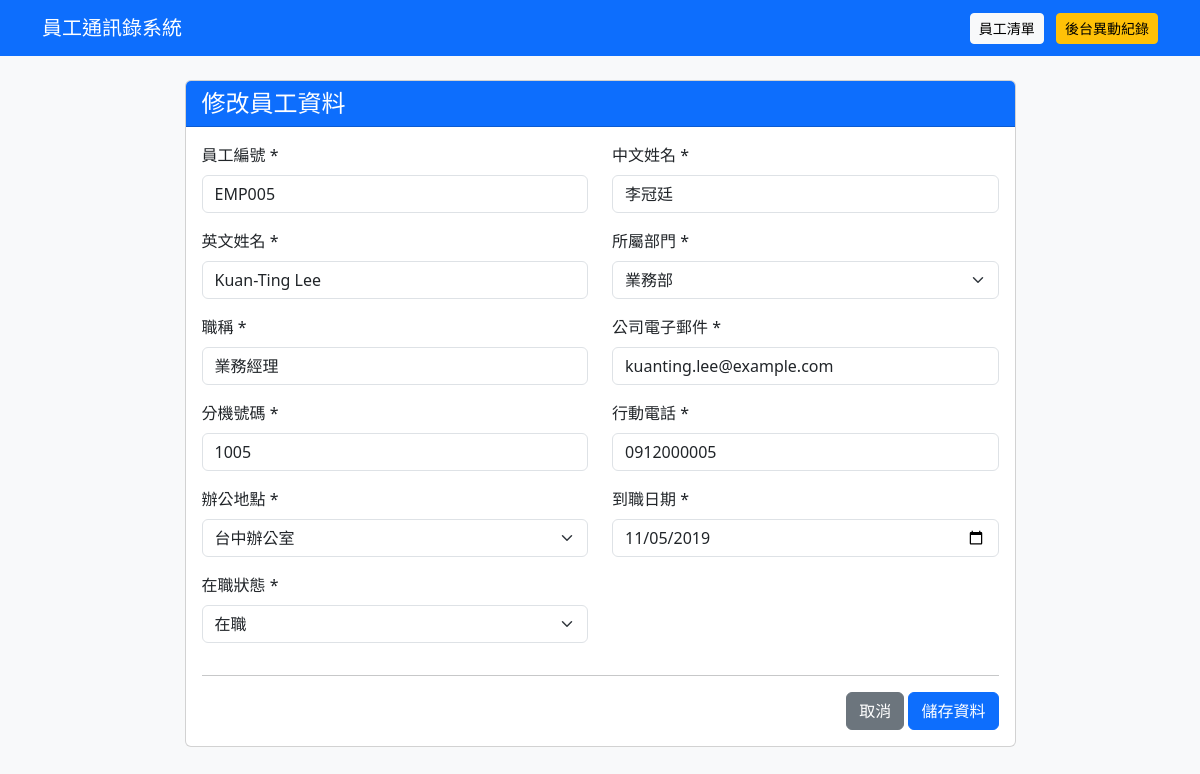
The page /employees/5/edit on the database its author committed.
### tables this page shows
CREATE TABLE employees (
            id INTEGER PRIMARY KEY AUTOINCREMENT,
            employee_no TEXT NOT NULL UNIQUE,
            chinese_name TEXT NOT NULL,
            english_name TEXT NOT NULL,
            department TEXT NOT NULL,
            position TEXT NOT NULL,
            email TEXT NOT NULL UNIQUE,
            extension TEXT NOT NULL,
            mobile TEXT NOT NULL,
            office_location TEXT NOT NULL,
            hire_date TEXT NOT NULL,
            status TEXT NOT NULL
        );

### app.py (the view, shortened to what this page needs)
@app.route("/employees/<int:employee_id>/edit", methods=["GET", "POST"])
def edit_employee(employee_id):
    conn = get_db()
    employee = conn.execute("""
        SELECT *
        FROM employees
        WHERE id = ?
    """, (employee_id,)).fetchone()
    conn.close()
    if employee is None:
        abort(404)
    return render_template(
        "employee_form.html",
        employee=employee,
        mode="修改"
    )

### app.py (called while the page is built)
def get_db():
    conn = sqlite3.connect(DATABASE)
    conn.row_factory = sqlite3.Row
    return conn

### templates/employee_form.html (shortened to what this page needs)
{% extends "base.html" %}
{% block content %}
<div class="row justify-content-center">
    <div class="col-lg-9">
        <div class="card">
            <div class="card-header bg-primary text-white">
                <h4 class="mb-0">
                    {{ mode }}員工資料
                </h4>
            </div>
            <div class="card-body">
                <form method="POST">
                    <div class="row">
                        <div class="col-md-6 mb-3">
                            <label class="form-label">
                                員工編號 *
                            </label>
                            <input type="text" name="employee_no" class="form-control" required maxlength="20"
                                value="{{ employee['employee_no'] if employee else '' }}">
                        </div>
                        <div class="col-md-6 mb-3">
                            <label class="form-label">
                                中文姓名 *
                            </label>
                            <input type="text" name="chinese_name" class="form-control" required maxlength="50"
                                value="{{ employee['chinese_name'] if employee else '' }}">
                        </div>
                        <div class="col-md-6 mb-3">
                            <label class="form-label">
                                英文姓名 *
                            </label>
                            <input type="text" name="english_name" class="form-control" required maxlength="100"
                                value="{{ employee['english_name'] if employee else '' }}">
                        </div>
                        <div class="col-md-6 mb-3">
                            <label class="form-label">
                                所屬部門 *
                            </label>
                            <select name="department" class="form-select" required>
                                {% set departments = [
                                '資訊部',
                                '人資部',
                                '財務部',
                                '行銷部',
                                '業務部',
                                '客服部',
                                '研發部',
                                '法務部',
                                '設計部',
                                '行政部'
                                ] %}
                                {% for dept in departments %}
                                <option value="{{ dept }}" {% if employee and employee['department']==dept %} selected
                                    {% endif %}>
                                    {{ dept }}
                                </option>
                                {% endfor %}
                            </select>
                        </div>
                        <div class="col-md-6 mb-3">
                            <label class="form-label">
                                職稱 *
                            </label>
                            <input type="text" name="position" class="form-control" required maxlength="50"
                                value="{{ employee['position'] if employee else '' }}">
                        </div>
                        <div class="col-md-6 mb-3">
                            <label class="form-label">
                                公司電子郵件 *
                            </label>
                            <input type="email" name="email" class="form-control" required
                                value="{{ employee['email'] if employee else '' }}">
                        </div>
                        <div class="col-md-6 mb-3">
                            <label class="form-label">
                                分機號碼 *
                            </label>
                            <input type="text" name="extension" class="form-control" required pattern="[0-9]{4}"
                                maxlength="4" placeholder="例如：1001"
                                value="{{ employee['extension'] if employee else '' }}">
                        </div>
                        <div class="col-md-6 mb-3">
                            <label class="form-label">
                                行動電話 *
                            </label>
                            <input type="tel" name="mobile" class="form-control" required pattern="09[0-9]{8}"
                                maxlength="10" placeholder="例如：0912345678"
                                value="{{ employee['mobile'] if employee else '' }}">
                        </div>
                        <div class="col-md-6 mb-3">
                            <label class="form-label">
                                辦公地點 *
                            </label>
                            <select name="office_location" class="form-select" required>
                                {% set locations = [
                                '台北辦公室',
                                '新竹辦公室',
                                '台中辦公室',
                                '高雄辦公室'
                                ] %}
                                {% for location in locations %}
                                <option value="{{ location }}" {% if employee and employee['office_location']==location
                                    %} selected {% endif %}>
                                    {{ location }}
                                </option>
                                {% endfor %}
                            </select>
                        </div>
                        <div class="col-md-6 mb-3">
                            <label class="form-label">
                                到職日期 *
                            </label>
                            <input type="date" name="hire_date" class="form-control" required
                                value="{{ employee['hire_date'] if employee else '' }}">
                        </div>
                        <div class="col-md-6 mb-3">
                            <label class="form-label">
                                在職狀態 *
                            </label>
                            <select name="status" class="form-select" required>
                                {% for status in ['在職', '離職', '留職停薪'] %}
                                <option value="{{ status }}" {% if employee and employee['status']==status %} selected
                                    {% endif %}>
                                    {{ status }}
                                </option>
                                {% endfor %}
                            </select>
                        </div>
                    </div>
                    <hr>
                    <div class="text-end">
                        <a href="{{ url_for('index') }}" class="btn btn-secondary">
                            取消
                        </a>
                        <button type="submit" class="btn btn-primary">
                            儲存資料
                        </button>
                    </div>
                </form>
            </div>
        </div>
    </div>
</div>
{% endblock %}

### rows shown on the page
employees: employee_no "EMP005", chinese_name "李冠廷", english_name "Kuan-Ting Lee", department "業務部", position "業務經理", email "kuanting.lee@example.com", extension "1005", mobile "0912000005", office_location "台中辦公室", hire_date "11/05/2019", status "在職"

### other values the page prints
{{ mode }} "修改"
